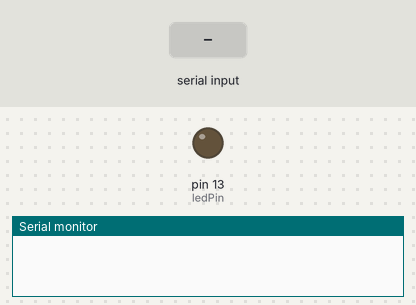
Simulated run of this sketch. Board: Arduino Uno, built with avr-gcc and run on an emulated ATmega328P. On the bench: output pins drawn as LEDs (lit = HIGH), the last lines printed to the serial monitor. The inputs (shaded band) are chosen by the test bench.

Above: at 1.2 s.
1.3 s: "b" received over Serial
At 2.3 s:
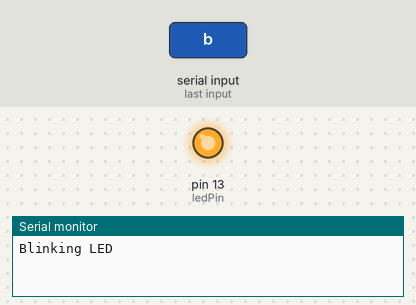
4.3 s: "1" received over Serial
At 5.7 s:
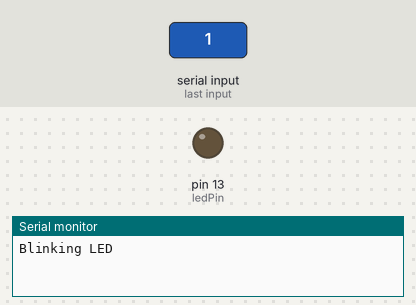
6.0 s: "n" received over Serial
At 7.3 s:
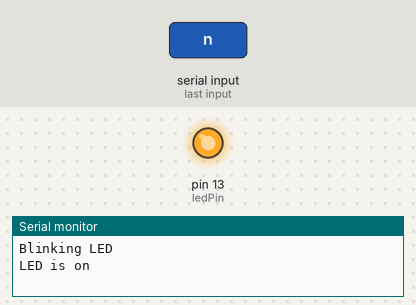
Timing chart, 0 to 9.0 s (numbered marks = the images above; inputs shaded):
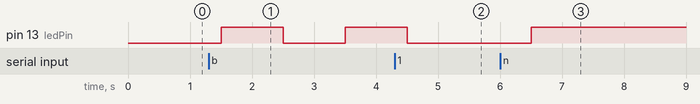

Measured:
- after the input at 1.3 s, pin 13 (ledPin): LOW → HIGH after 0.20 s, → LOW 1.0 s later, → HIGH 1.0 s later
- after the input at 4.3 s, pin 13 (ledPin): goes on until 4.5 s, then stays LOW
- after the input at 6.0 s, pin 13 (ledPin): LOW → HIGH after 0.50 s

The sketch:

0420_SoftwareSerial.ino
```cpp
// Code by Anuraag Shakya

#include <SoftwareSerial.h>
//short bluetoothTx = 7; //use pin 7 as Arduino TX pin
//short bluetoothRx = 6; //use pin 6 as Arduino RX pin

//SoftwareSerial bluetoothSerial(bluetoothRx, bluetoothTx); //define a Serial Communication

char value ; // Value sent over serrial port
char lastValue = 'f'; // Stores last state of LED
int ledPin = 13 ; // Output LED pin

void setup ( ) {
  Serial.begin (9600) ; // Baud rate set to 9600
  //bluetoothSerial.begin(9600); // Baud rate set to 9600
  pinMode ( ledPin ,OUTPUT) ; // Set l edPin to output
}

void loop ( ) {
  if ( Serial.available( ) ) // if there is data
  {
    value = Serial.read ( ) ; // Store read value
    //Serial.write ( value ) ;
  }

  if ( value == 'n' && lastValue != 'n' ) // if value from serialis’n ’ and current state is not ’n ’
  {
    digitalWrite (13 , HIGH) ; // switch on LED
    Serial.println ( "LED is on" ) ; // print LED is on for debugging
    lastValue=value ; // save current state of LED
  }
  else if (value=='f' && lastValue != 'f')
  {
    digitalWrite(13, LOW);
    Serial.println("LED is off");
    lastValue = value;
  }
  else if (value =='b')
  {
    if (lastValue !='b') {
      Serial.println("Blinking LED");
      lastValue = value;
      }
    digitalWrite(13, HIGH);
    delay(1000);
    digitalWrite(13, LOW);
    delay(500);
  }
  delay(500);
}
```
